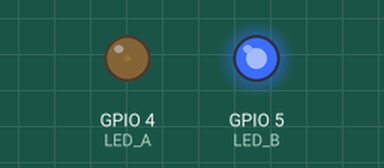
Simulated run of this sketch. Board: ESP32. On the bench: output pins drawn as LEDs (lit = HIGH).

Above: at 0.05 s.
At 1.25 s:
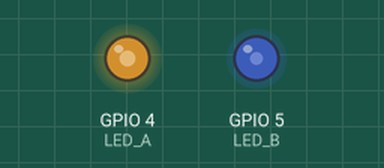
At 1.85 s:
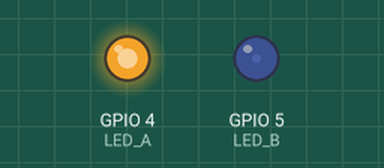
At 3.65 s:
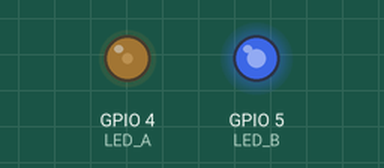
Timing chart, 0 to 5.3 s (numbered marks = the images above):
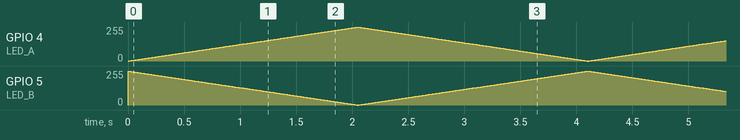

The sketch:

6.ino
```cpp
// 定义两路LED引脚
#define LED_A 4
#define LED_B 5

void setup() {
  Serial.begin(115200);
  // 两路独立PWM，5000Hz 8位分辨率
  ledcAttach(LED_A, 5000, 8);
  ledcAttach(LED_B, 5000, 8);
}

void loop() {
  // 同步渐变：A渐亮，B同步渐暗
  for(int bright = 0; bright <= 255; bright++){
    ledcWrite(LED_A, bright);
    ledcWrite(LED_B, 255 - bright);
    delay(8); // 延时统一，过渡柔和不急促
  }

  // 同步渐变：A渐暗，B同步渐亮
  for(int bright = 255; bright >= 0; bright--){
    ledcWrite(LED_A, bright);
    ledcWrite(LED_B, 255 - bright);
    delay(8);
  }
}
```
